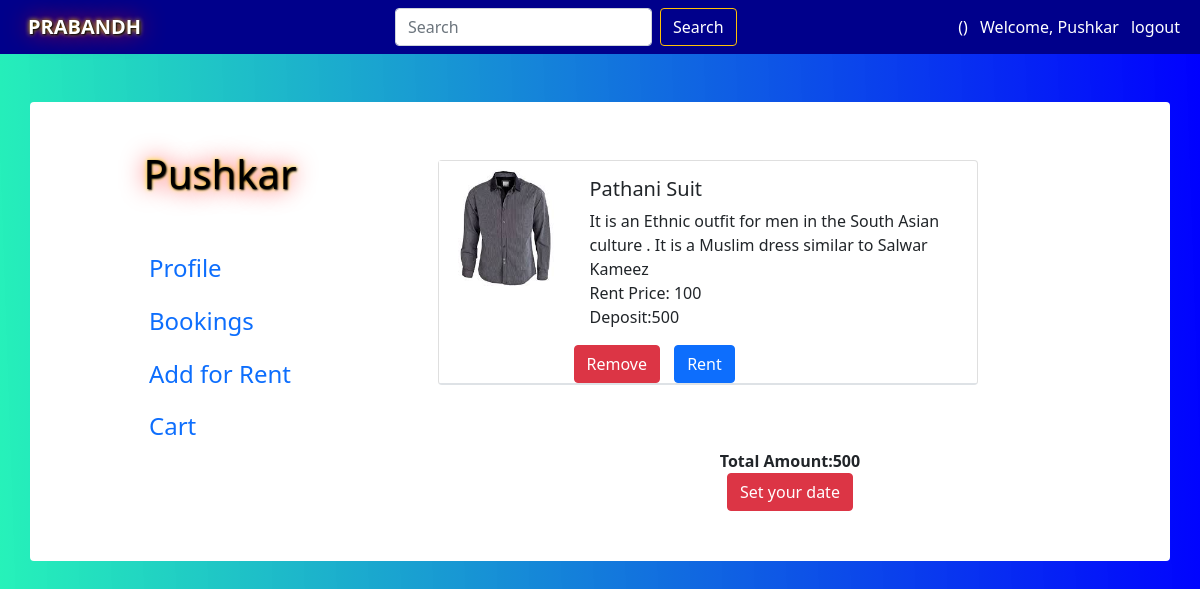
The app's page /cart/ (signed in) with its own data.
### Rent/models.py (models this page shows)
class Product(models.Model):
    seller_of_item=models.ForeignKey(Seller,related_name='seller_of_item', on_delete=models.CASCADE)
    availability=models.BooleanField(default=True)
    title=models.CharField(max_length=20)
    category = models.ForeignKey(Category, on_delete=models.SET_NULL, blank=True, null=True)
    subcategory=models.ForeignKey(Subcategory,on_delete=models.SET_NULL, blank=True, null=True)
    rental_price=models.IntegerField()
    about=models.TextField()
    deposit=models.IntegerField()
    image_of_product=models.ImageField(upload_to='title_photos')
    def __str__(self):
        return self.title

### Rent/views.py (the view, shortened to what this page needs)
# urls.py: path('cart/',views.cart,name="cart"),
def cart(request):
    user = request.user
    Cartobj=(Cart.objects.filter(user=user)).values('product_id')
    print(Cartobj)
    prod=[]
    j=0
    for i in Cartobj:
        j=j+1
    print(j)
    for i in range(0, j):
        prod=prod+list(Cartobj[i].values())
    print(prod)
    sum=0
    products = Product.objects.filter(id__in=prod)
    for i in products:
        sum=sum+i.deposit
    request.session['total']=sum
    u = User.objects.get(username=user)
    isSeller=Profile.objects.get(user=u).seller
    print(isSeller)
    param = {
        'product': products,
        'sum':sum,
        "STRIPE_PUBLIC_KEY": settings.STRIPE_PUBLIC_KEY,
        'us':isSeller,
        'form':RentForm
    }
    print(products)
    return render(request, 'User/cart.html', param)

### User/templates/User/cart.html (shortened to what this page needs)
{% extends 'User/basic.html' %}
{% load static %}
{% block css %}
<link href="https://maxcdn.bootstrapcdn.com/font-awesome/4.7.0/css/font-awesome.min.css" rel="stylesheet" />
{% endblock css %}
{% block content %}
<body>
    <div class="container rounded bg-white mt-5 mb-5">
        <div class="row">
            <div class="col-md-4 border-right">
                <div class="d-flex flex-column align-items-center text-center p-3 py-5">
                    <h1 class="font-weight-bold user">{{user}}</h1>
                    <div class="p-3 py-5">
                        <div class="d-flex justify-content-between align-items-center mb-3">
                            <h4 class="text-right"><a href="/user/profile/" class="text-decoration-none" target="_self">
                                    Profile </a></h4>
                        </div>
                        <div class="d-flex justify-content-between align-items-center mb-3">
                            <h4 class="text-right"><a href="/booking/" class="text-decoration-none"> Bookings </a></h4>
                        </div>
                        {% if us %}
                        <div class="d-flex justify-content-between align-items-center mb-3">
                            <h4 class="text-right"><a href="/putrent/" class="text-decoration-none"> Add for Rent </a></h4>
                        </div>
                        {% endif %}
                        <div class="d-flex justify-content-between align-items-center mb-3">
                            <h4 class="text-right"><a href="/cart/" class="text-decoration-none"> Cart </a></h4>
                        </div>
                    </div>
                </div>
            </div>
            <div class="col-md">
                <div class="p-3 py-5">
                    <div>
                        {% for i in product %}
                        <div class="card mb-3 border-bottom" style="max-width: 540px;">
                            <div class="row g-0 border-bottom">
                                <div class="col-md-3 col-sm-4">
                                    <img src='/media/{{i.image_of_product}}' class="img-fluid me-2" alt="...">
                                </div>
                                <div class="col-md-9 col-sm-8">
                                    <div class="card-body">
                                        <h5 class="card-title">{{i.title}}</h5>
                                        <p class="card-text">
                                            {{i.about}}<BR>Rent Price: {{i.rental_price}}</BR>
                                            Deposit:{{i.deposit}}
                                        </p>
                                    </div>
                                    <a href="/cartdel/{{i.id}}" class="btn btn-danger"
                                        style="margin-right:10px;">Remove</a>
                                    <a href="#" class="btn btn-primary">Rent</a>
                                </div>
                            </div>
                        </div>
                        {% endfor %}
                    </div>
                </div>
                <center>
                    <b>Total Amount:{{sum}}</b><br>
                                <a id="myButton" class="btn btn-danger">Set your date</a>
                </center>
            </div>
        </div>
    </div>
</body>
{% endblock%}

### User/templates/User/basic.html (shortened to what this page needs)
{% load pwa %}
<!DOCTYPE html>
<html lang="en">
<head>
  <link href="https://cdn.jsdelivr.net/npm/bootstrap@5.1.0/dist/css/bootstrap.min.css" rel="stylesheet"
>
  {% block css %}{% endblock css %}
</head>
  <body>
      <nav class="navbar navbar-dark " style="background-color:darkblue;">
          <div class="container-fluid">
            <div class="me-4 mx-3">
              <b>
              <a href="/" class="navbar-brand" style="color: white; text-shadow: 1px 1px 2px black, 0 0 25px red, 0 0 5px yellow;">
              PRABANDH</a>
                </b>
            </div>
            <form class="d-flex" method='get' action='/search/1'>
              <input class="form-control me-2" type="text" placeholder="Search" aria-label="Search" name="search" id="search">
              <button class="btn btn-outline-warning" type="submit" ><a href="/search/1" style="color:white; text-decoration: none;" >Search </a></button>
            </form>
            <div class="color">
              <a href="/noti" style="color:white;text-decoration:none;" class="mx-2">({{k}})</a>
              {% if user.is_authenticated %}
                <a href="/user/profile" class="text-decoration-none" style="color: white">Welcome, {{user}}</a>
                <a href="/user/logout" class="text-decoration-none mx-2" style="color: white">logout</a>
              {% else %}
                <a href="/user/" class="text-decoration-none" style="color: white">Sign Up</a>
                <span style="color: white">/</span>
                <a href="/user/login" class="text-decoration-none" style="color: white">Login</a>
              {% endif %}
            </div>
          </div>
      </nav>
  {% block content %}{% endblock %}
    </body>
</html>

### User/templates/User/cart.html (style rules this page uses)
.card { margin-top:10px; }
body { background-color: #FFCC99; }
body { background: linear-gradient(268deg, #0000ff, #00f0add9); }
.user { color: black; text-shadow: 1px 1px 2px black, 0 0 25px red, 0 0 5px yellow; }

### records on screen
Product: image_of_product (picture), title "Pathani Suit", about "It is an Ethnic outfit for men in the South Asian culture . It is a Muslim dress similar to Salwar Kameez", rental_price "100", deposit "500"

### other values on screen
{{ user }} "Pushkar"
{{ sum }} "500"
